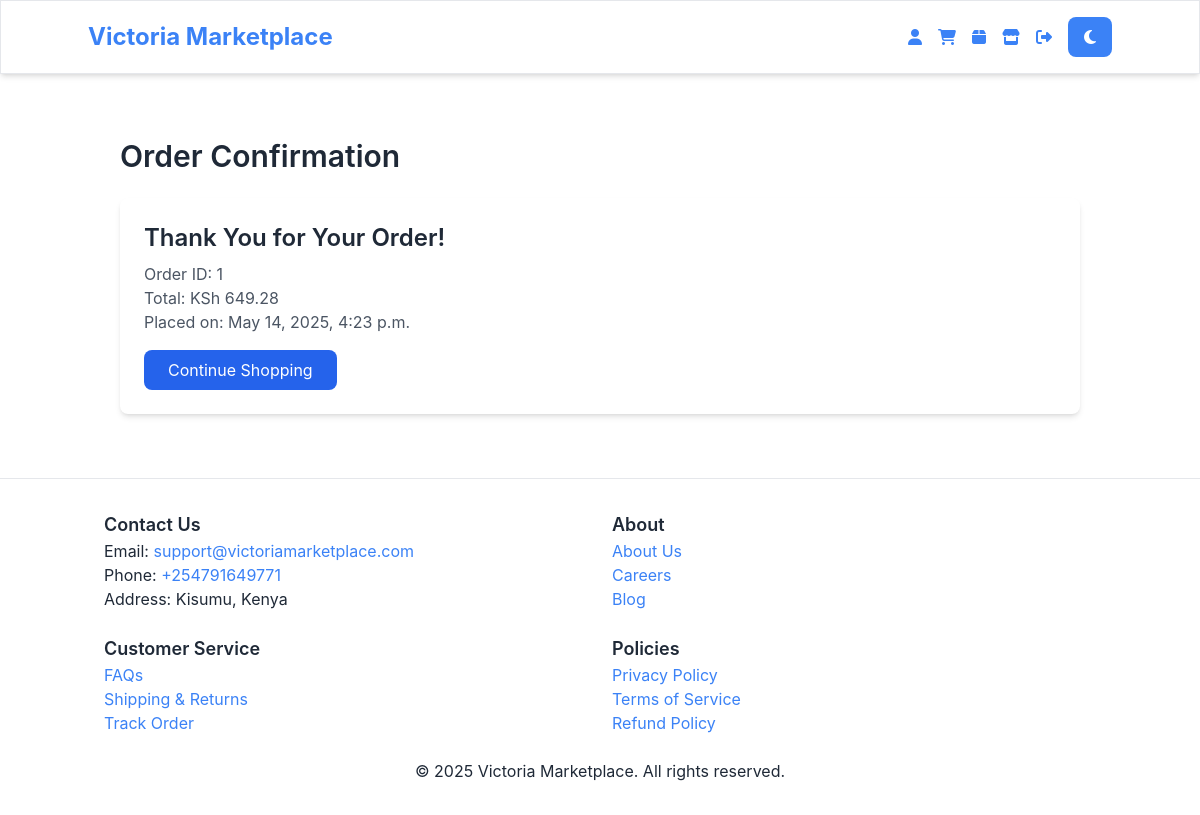
The page /order-confirmation/1/ (signed in) on the database its author committed.
### marketplace/models.py (models this page shows, shortened)
class Order(models.Model):
    STATUS_CHOICES = [
        ('Pending', 'Pending'),
        ('Completed', 'Completed'),
        ('Failed', 'Failed'),
    ]
    user = models.ForeignKey(settings.AUTH_USER_MODEL, on_delete=models.CASCADE, related_name='orders')
    cart_items = models.ManyToManyField(CartItem)
    status = models.CharField(max_length=50, choices=STATUS_CHOICES, default='Pending')
    created_at = models.DateTimeField(auto_now_add=True)
    total_price = models.DecimalField(max_digits=10, decimal_places=2, null=True)

### marketplace/views.py (the view)
# urls.py: path('order-confirmation/<int:order_id>/', views.order_confirmation, name='order_confirmation'),
@login_required
def order_confirmation(request, order_id):
    order = Order.objects.get(id=order_id, user=request.user)
    return render(request, 'marketplace/order_confirmation.html', {
        'order': order,
    })

### templates/marketplace/order_confirmation.html
{% extends 'base.html' %}
{% block content %}
    <div class="container mx-auto px-4 py-8">
        <h1 class="text-3xl font-semibold text-gray-800 mb-6">Order Confirmation</h1>
        <div class="bg-white rounded-lg shadow-md p-6 transform transition-all duration-300 hover:shadow-xl">
            <h2 class="text-2xl font-semibold text-gray-800">Thank You for Your Order!</h2>
            <p class="text-gray-600 mt-2">Order ID: {{ order.id }}</p>
            <p class="text-gray-600">Total: KSh {{ order.total_price }}</p>
            <p class="text-gray-600">Placed on: {{ order.created_at }}</p>
            <a href="{% url 'marketplace:home' %}" class="mt-4 inline-block bg-blue-600 text-white py-2 px-6 rounded-lg hover:bg-blue-700 transition-colors duration-300">
                Continue Shopping
            </a>
        </div>
    </div>
{% endblock %}

### templates/base.html (style rules this page uses)
:root { --bg-color: #ffffff; --text-color: #1f2937; --card-bg: #ffffff; --button-bg: #3b82f6; --button-hover: #2563eb; --button-text: #ffffff; --nav-bg: #ffffff; --nav-text: #1f2937; --link-hover: #3b82f6; --border-color: #e5e7eb; --placeholder-bg: #e5e7eb; --placeholder-text: #6b7280; }
body { background-color: var(--bg-color); color: var(--text-color); transition: background-color 0.3s ease, color 0.3s ease; margin: 0; font-family: -apple-system, BlinkMacSystemFont, 'Segoe UI', Roboto, Oxygen, Ubuntu, sans-serif; display: flex; flex-direction: column; min-height: 100vh; }

### rows shown on the page
Order: id "1", total_price "649.28", created_at "May 14, 2025, 4:23 p.m."
